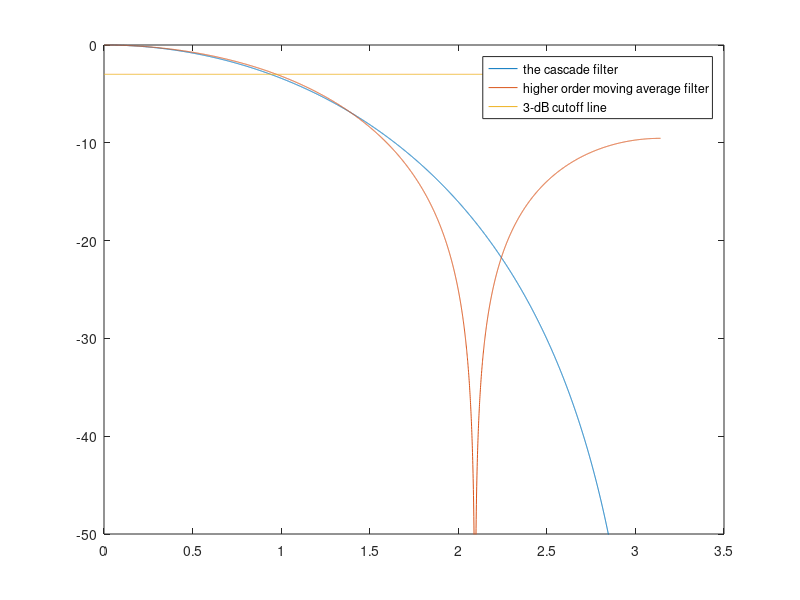

This figure's MATLAB source:
clear;
w = linspace(0,pi,5000);
M = 3;
H_cascade = exp(-j*3*w/2).*(cos(w/2)).^3;
H_moving_average = (1/M)*sin(M.*w/2)./sin(w/2).*exp(-1j*(M-1).*w./2);
plot(w,20*log10(abs(H_cascade)));
hold on;
plot(w,20*log10(abs(H_moving_average)));
plot(w,-3*ones(1,5000));
ylim([-50,0]);
legend('the cascade filter','higher order moving average filter','3-dB cutoff line');